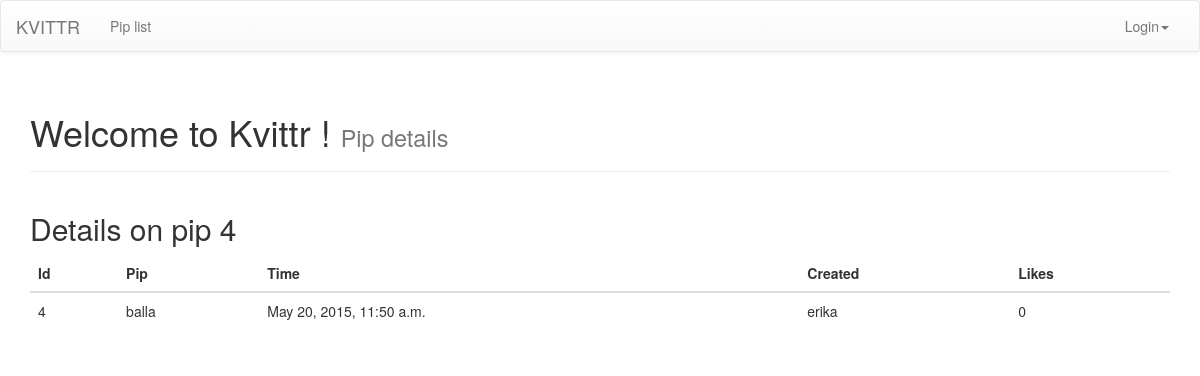
Screenshot of /pips_messages/4/ with the database file from the repository.
### pips_messages/models.py (models this page shows, shortened)
class Pip(models.Model):
    pip = models.TextField()
    created_datetime = models.DateTimeField()
    created_by = models.ForeignKey(User, related_name="created_pip")
    likes = models.PositiveIntegerField(default=0)
    class Meta:
        ordering = ['-id']

### pips_messages/views.py (the view)
# urls.py: url(r'^(\d+)/$', views.pip_details, name='pip_details'),
def pip_details(request, post_id):
    pip = Pip.objects.get(pk=post_id)
    context = {'pip': pip}
    return render(request, 'pips_messages/pip_details.html', context)

### pips_messages/templates/pips_messages/pip_details.html
{% extends 'theme/base.html' %}
{% block subheader %}Pip details{% endblock %}
{% block pagecontent %}
    <div class="row">
        <div class="col-sm-12">
            <h2>Details on pip {{ pip.id }}</h2>
            <table class="table">
                <thead>
                    <tr>
                        <th>Id</th>
                        <th>Pip</th>
                        <th>Time</th>
                        <th>Created</th>
                        <th>Likes</th>
                    </tr>
                </thead>
                <tbody>
                    <tr>
                        <td>{{ pip.id }}</td>
                        <td>{{ pip.pip }}</td>
                        <td>{{ pip.created_datetime }}</td>
                        <td>{{ pip.created_by }}</td>
                        <td>{{ pip.likes }}</td>
                    </tr>
                </tbody>
            </table>
        </div>
    </div>
{% endblock %}

### rows the page displays
Pip: id "4", pip "balla", created_datetime "May 20, 2015, 11:50 a.m.", created_by "erika", likes "0"
